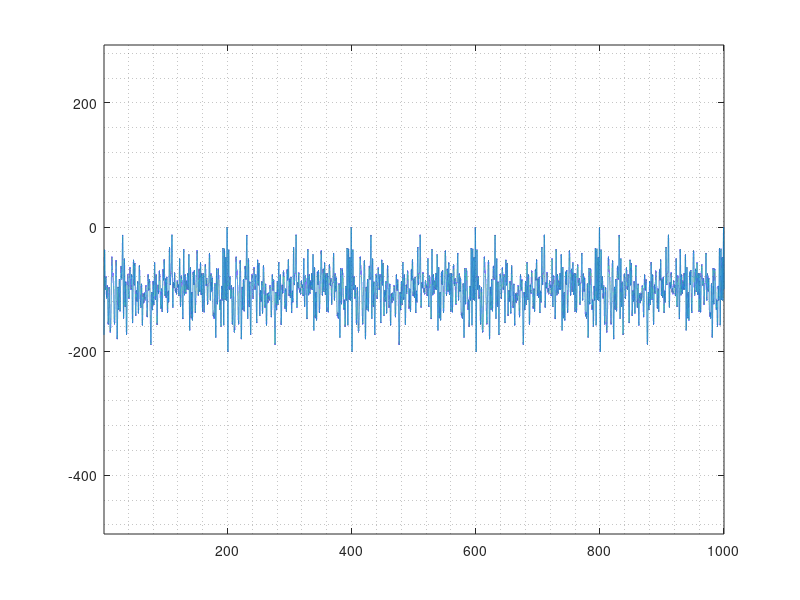

Source code (MATLAB): (Note: this script raises an error after producing the figure.)
close all;clc;clear all;
N = 100;
k = 100;
l = 2*k;
sigma = 2;
phiScale = 9;
xNum = 1e6;
stdMax = 10;

Z = randn(N);
A = k*(1+Z/sigma);

A(A<0) = 0;
A(A>2*k) = 2*k;

n = 1:N;
phi = phiScale*rand(1,N);

x = linspace(1,1000,xNum);

y = 0;
for i = 1:N
   y = A(i)*cos(2*pi*n(i)*x/l + phi(i)) + y;
end

y = y/N;
y(abs(y)>stdMax*std(y)) = mean(y);

y = y-max(y);
mn = abs(mean(y));
y = k/mn*y;
figure
plot(x,y)
axis equal
grid minor
figure
histogram(y)
fprintf('Average: %0.2f\n',mean(y))
fprintf('STD    : %0.2f\n',std(y))
fprintf('Max    : %0.2f\n',max(y))
fprintf('Min    : %0.2f\n',min(y))